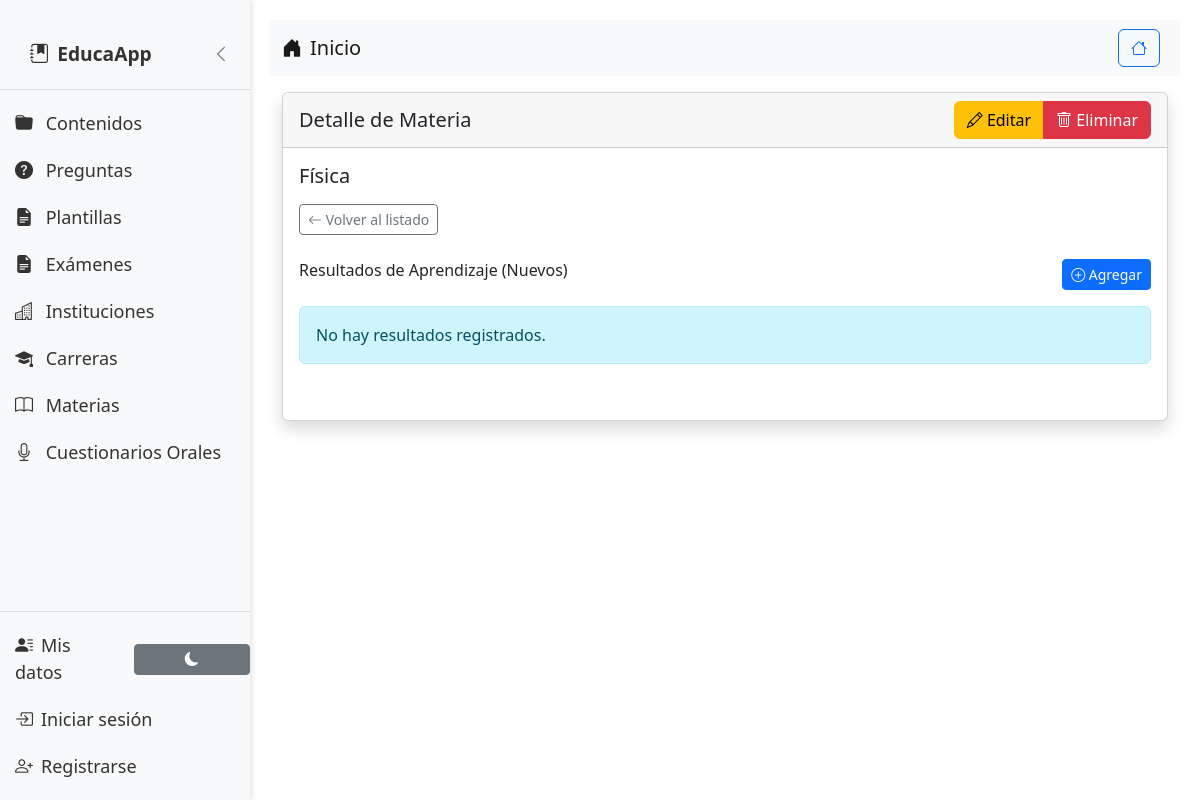
/subjects/28/, run on an earlier commit of the app's database.
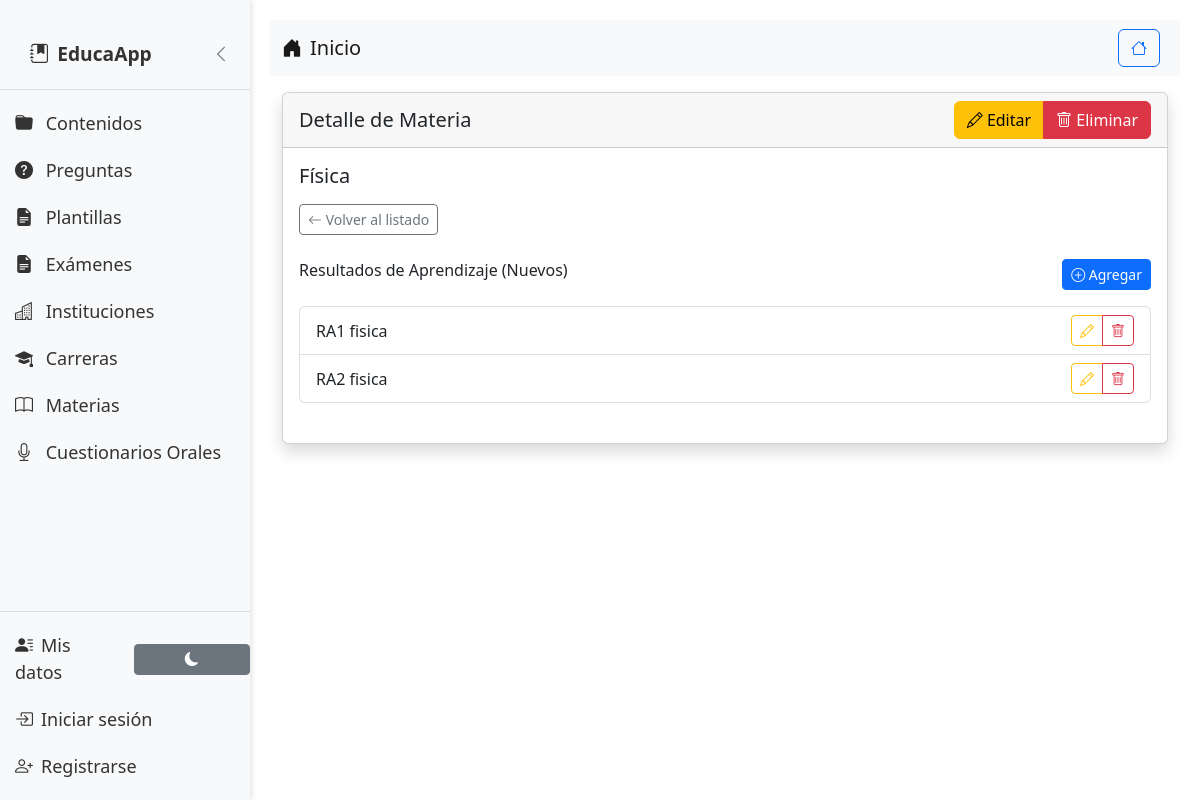
And on a later commit of the database.
### material/models.py (models this page shows)
class LearningOutcome(models.Model):
    subject = models.ForeignKey(
        'Subject',
        on_delete=models.CASCADE,
        related_name="outcome_relations",  # Nombre único que evita conflictos
        verbose_name="Materia"
    )
    description = models.TextField(
        verbose_name="Contenido",
        help_text="Texto completo del resultado de aprendizaje"
    )
    created_at = models.DateTimeField(auto_now_add=True)
    updated_at = models.DateTimeField(auto_now=True)
    class Meta:
        verbose_name = "Resultado de Aprendizaje"
        verbose_name_plural = "Resultados de Aprendizaje"
        ordering = ['subject__name', 'created_at']

### material/views.py (the view)
# urls.py: path('subjects/<int:pk>/', material_views.SubjectDetailView.as_view(), name='subject_detail'),
class SubjectDetailView(DetailView):
    model = Subject
    template_name = 'material/subjects/detail.html'
    context_object_name = 'subject'
    def get_context_data(self, **kwargs):
        context = super().get_context_data(**kwargs)
        context['outcomes'] = self.object.outcome_relations.all()  # Eliminado .order_by('code')
        return context

### material/context_processors.py (called while the page is built, shortened)
def onboarding_context(request):
    if not request.user.is_authenticated:
        return {}

### material/templatetags/message_tags.py (called while the page is built)
@register.simple_tag(takes_context=True)
def get_filtered_messages(context, categories=None):
    request = context['request']
    messages = get_messages(request)
    messages_list = list(messages)
    if categories:
        if isinstance(categories, str):
            category_list = [cat.strip() for cat in categories.split(',')]
        else:
            category_list = [categories]
        filtered_messages = []
        for message in messages_list:
            message_tags = message.extra_tags if message.extra_tags else 'general'
            message_categories = [tag.strip() for tag in message_tags.split(',')]
            if any(cat in category_list for cat in message_categories):
                filtered_messages.append(message)
        return filtered_messages
    else:
        return messages_list

@register.inclusion_tag('material/components/messages.html', takes_context=True)
def show_messages(context, categories=None):
    filtered_messages = get_filtered_messages(context, categories)
    return {'messages': filtered_messages}

### material/templates/material/subjects/detail.html (shortened to what this page needs)
{% extends "material/base.html" %}
{% load message_tags %}
{% block content %}
<div class="card shadow">
    <div class="card-header d-flex justify-content-between align-items-center">
        <h5 class="mb-0">Detalle de Materia</h5>
        <div class="btn-group">
            <a href="{% url 'material:edit_subject' pk=subject.pk %}" class="btn btn-warning">
                <i class="bi bi-pencil"></i> Editar
            </a>
            <a href="{% url 'material:delete_subject' pk=subject.pk %}" class="btn btn-danger">
                <i class="bi bi-trash"></i> Eliminar
            </a>
        </div>
    </div>
    <div class="card-body">
        <div class="row mb-4">
            <div class="col-md-6">
                <h5>{{ subject.name }}</h5>
                <a href="{% url 'material:subject_list' %}" class="btn btn-outline-secondary btn-sm mt-2">
                    <i class="bi bi-arrow-left"></i> Volver al listado
                </a>
            </div>
        </div>
        <div class="row mb-4">
            <div class="col-md-12">
                <div class="d-flex justify-content-between align-items-center mb-3">
                    <h6>Resultados de Aprendizaje (Nuevos)</h6>
                    <a href="{% url 'material:learningoutcome_add' subject_id=subject.pk %}"
                       class="btn btn-primary btn-sm">
                        <i class="bi bi-plus-circle"></i> Agregar
                    </a>
                </div>
                {% if subject.outcome_relations.all %}
                    <div class="list-group">
                        {% for outcome in subject.outcome_relations.all %}
                            <div class="list-group-item d-flex justify-content-between align-items-center">
                                <div>
                                    {{ outcome.description }}
                                </div>
                                <div class="btn-group">
                                    <a href="{% url 'material:learningoutcome_edit' pk=outcome.pk %}" class="btn btn-sm btn-outline-warning">
                                        <i class="bi bi-pencil"></i>
                                    </a>
                                    <a href="{% url 'material:learningoutcome_delete' pk=outcome.pk %}" class="btn btn-sm btn-outline-danger">
                                        <i class="bi bi-trash"></i>
                                    </a>
                                </div>
                            </div>
                        {% endfor %}
                    </div>
                {% else %}
                    <div class="alert alert-info">No hay resultados registrados.</div>
                {% endif %}
            </div>
        </div>
    </div>
</div>
{% endblock %}

What changed in the data, as far as the page shows it:
added LearningOutcome: description "RA1 fisica"
added LearningOutcome: description "RA2 fisica"
Also different on the page:
text no longer shown: "No hay resultados registrados."
